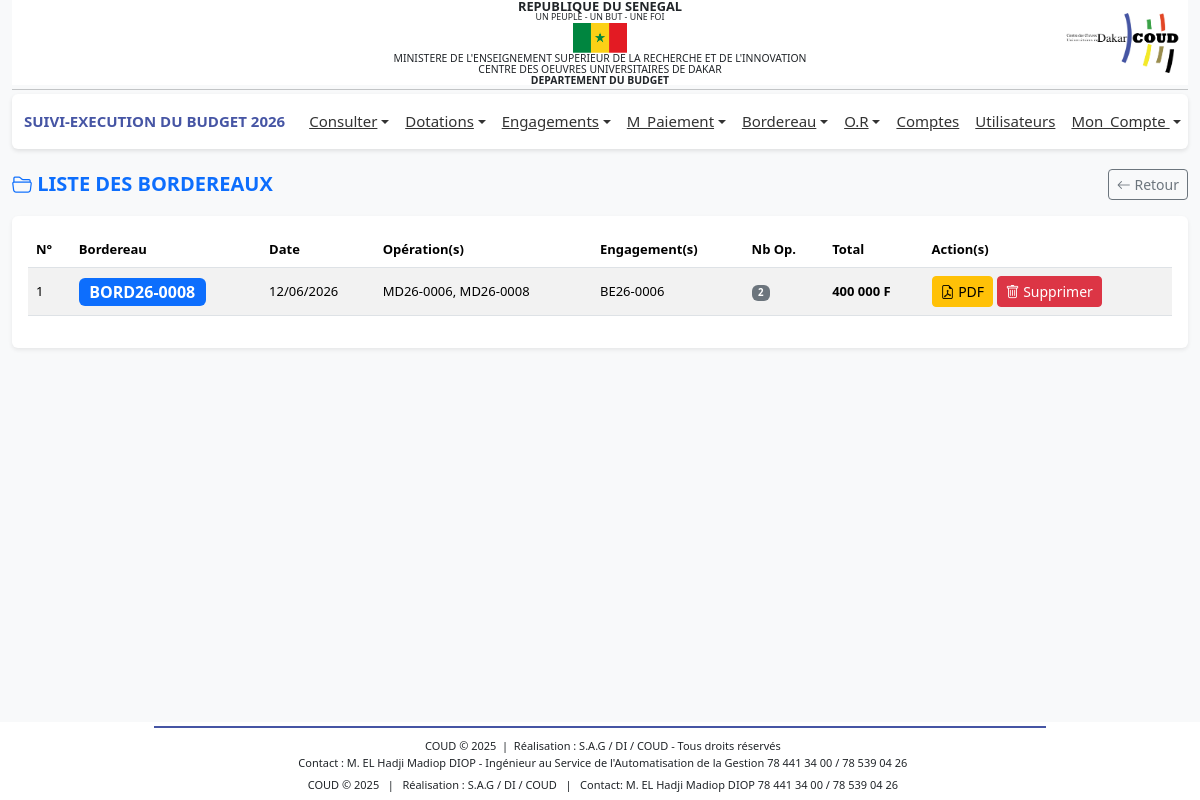
The page /profiles/bordereau/consulter.php (signed in) on the database its author committed.
### tables this page shows
CREATE TABLE IF NOT EXISTS `bud_bordereaux` (
  `idBordereau` int NOT NULL AUTO_INCREMENT,
  `numeroBordereau` varchar(50) NOT NULL,
  `dateSys` datetime DEFAULT CURRENT_TIMESTAMP,
  `idUser` int NOT NULL,
  PRIMARY KEY (`idBordereau`),
  UNIQUE KEY `uk_numero_bordereau` (`numeroBordereau`)
);

### includes/fonctions.php (called while the page is built, shortened)
<?php
function connexionBD()
{
    $connexion = mysqli_connect('localhost', 'root', '', 'budget_db_2024') or
        die('Serveur inaccessible. Merci de reessayer plus tard.');
    return $connexion;
}
$connexion = connexionBD();
function getBordereauxOperations()
{
    global $connexion;
    $sql = "
        SELECT
            b.idBordereau,
            b.numeroBordereau,
            b.dateSys,
            /* Liste des opérations */
            GROUP_CONCAT(
                DISTINCT CONCAT(
                    'MD',
                    RIGHT(YEAR(o.dateOp), 2),
                    '-',
                    LPAD(o.idOp, 4, '0')
                )
                ORDER BY o.idOp
                SEPARATOR ', '
            ) AS operations,
            /* Liste des engagements associés */
            GROUP_CONCAT(
                DISTINCT CONCAT(
                    'BE',
                    RIGHT(YEAR(e.dateEng), 2),
                    '-',
                    LPAD(e.idEng, 4, '0')
                )
                ORDER BY e.idEng
                SEPARATOR ', '
            ) AS engagements,
            /* Nombre d'opérations */
            COUNT(DISTINCT o.idOp) AS nbOperations,
            /* Total du bordereau */
            SUM(o.montant) AS total
        FROM bud_bordereaux b
        INNER JOIN bud_operations o
            ON o.idBordereau = b.idBordereau
        INNER JOIN bud_engagements e
            ON e.idEng = o.idEng
        GROUP BY
            b.idBordereau,
            b.numeroBordereau,
            b.dateSys
        ORDER BY b.idBordereau DESC
    ";
    $result = $connexion->query($sql);
    return ($result && $result->num_rows > 0)
        ? $result->fetch_all(MYSQLI_ASSOC)
        : [];
}
?>

### profiles/bordereau/consulter.php (the view, shortened to what this page needs)
<?php include '../../includes/fonctions.php'; ?>
<?php include '../../includes/header.php'; ?>
<link rel="stylesheet" href="https://cdn.datatables.net/1.13.6/css/jquery.dataTables.min.css">
<link rel="stylesheet" href="https://cdn.jsdelivr.net/npm/bootstrap-icons@1.11.3/font/bootstrap-icons.css">
<main class="container-fluid mt-3">
    <div class="d-flex justify-content-between align-items-center mb-3">
        <h5 class="mb-0 text-primary fw-bold">
            <i class="bi bi-folder2-open"></i> LISTE DES BORDEREAUX
        </h5>
        <a href="javascript:history.back()" class="btn btn-outline-secondary btn-sm">
            <i class="bi bi-arrow-left"></i> Retour
        </a>
    </div>
    <div class="card shadow-sm border-0">
        <div class="card-body">
            <table id="tableComptes" class="table table-striped table-hover align-middle">
                <thead class="text-white" style="background-color: #4655a4;">
                    <tr>
                        <th>N°</th>
                        <th>Bordereau</th>
                        <th>Date</th>
                        <th>Opération(s)</th>
                        <th>Engagement(s)</th>
                        <th>Nb Op.</th>
                        <th>Total</th>
                        <th>Action(s)</th>
                    </tr>
                </thead>
                <tbody>
                    <?php
                    $n = 1;
                    $bordereaux = getBordereauxOperations();
                    foreach ($bordereaux as $bord):
                        ?>
                    <tr>
                        <td><?= $n++; ?></td>
                        <td>
                            <span class="badge bg-primary fs-6">
                                <?= htmlspecialchars($bord['numeroBordereau']); ?>
                            </span>
                        </td>
                        <td>
                            <?= date('d/m/Y', strtotime($bord['dateSys'])); ?>
                        </td>
                        <td>
                            <?= $bord['operations']; ?>
                        </td>
                        <td>
                            <?= $bord['engagements']; ?>
                        </td>
                        <td class="text-center">
                            <span class="badge bg-secondary">
                                <?= $bord['nbOperations']; ?>
                            </span>
                        </td>
                        <td class="somme fw-bold">
                            <?= number_format($bord['total'], 0, ',', ' '); ?> F
                        </td>
                        <td>
                            <a target="_blank" href="vue_pdf_bordereau.php?id=<?= $bord['idBordereau']; ?>"
                                class="btn btn-sm btn-warning">
                                <i class="bi bi-file-earmark-pdf"></i>
                                PDF
                            </a>
                            <?php if ($_SESSION['priv'] === 'admin' || $_SESSION['priv'] === 'dg'): ?>
                            <a href="traitement_bordereau_delete.php?suppr=<?= $bord['idBordereau']; ?>"
                                class="btn btn-sm btn-danger" onclick="return confirm(
                            'Supprimer ce bordereau ? Les opérations redeviendront disponibles.'
                        )">
                                <i class="bi bi-trash"></i>
                                Supprimer
                            </a>
                            <?php endif; ?>
                        </td>
                    </tr>
                    <?php endforeach; ?>
                </tbody>
            </table>
        </div>
</main>
<?php include '../../includes/footer.php'; ?>

### includes/header.php (style rules this page uses)
body { font-family: 'Segoe UI', Tahoma, sans-serif; background-color: #f8f9fa; margin: 0; display: flex; flex-direction: column; min-height: 100vh; }
main { flex: 1; }

### profiles/bordereau/consulter.php (style rules this page uses)
#tableComptes th, #tableComptes td { text-align: left !important; vertical-align: middle; font-size: 13px; }
#tableComptes .somme { text-align: left !important; }

### rows shown on the page
bud_bordereaux: numeroBordereau "BORD26-0008", dateSys "12/06/2026", operations "MD26-0006, MD26-0008", engagements "BE26-0006", nbOperations "2", total "400 000"

### other values the page prints
$_SESSION['an'] "2026"
